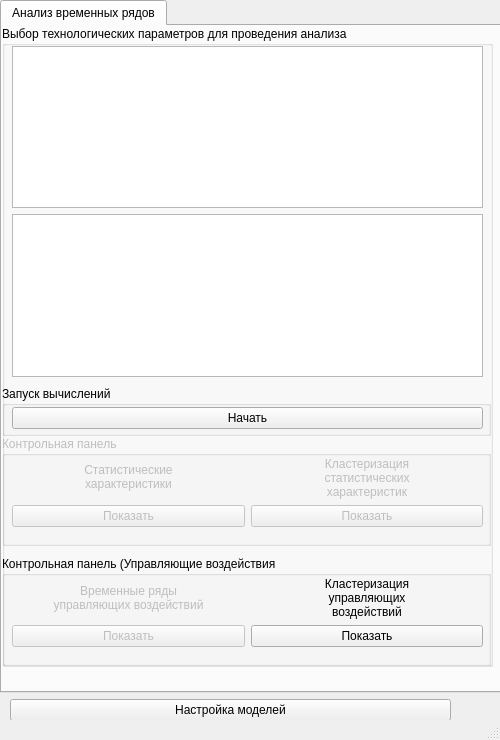
<?xml version="1.0" encoding="UTF-8"?>
<ui version="4.0">
 <class>MainWindow</class>
 <widget class="QMainWindow" name="MainWindow">
  <property name="geometry">
   <rect>
    <x>0</x>
    <y>0</y>
    <width>500</width>
    <height>740</height>
   </rect>
  </property>
  <property name="minimumSize">
   <size>
    <width>500</width>
    <height>740</height>
   </size>
  </property>
  <property name="maximumSize">
   <size>
    <width>500</width>
    <height>740</height>
   </size>
  </property>
  <property name="windowTitle">
   <string>MainWindow</string>
  </property>
  <property name="animated">
   <bool>false</bool>
  </property>
  <widget class="QWidget" name="centralwidget">
   <property name="minimumSize">
    <size>
     <width>500</width>
     <height>720</height>
    </size>
   </property>
   <property name="maximumSize">
    <size>
     <width>500</width>
     <height>720</height>
    </size>
   </property>
   <widget class="QWidget" name="verticalLayoutWidget">
    <property name="geometry">
     <rect>
      <x>0</x>
      <y>0</y>
      <width>501</width>
      <height>721</height>
     </rect>
    </property>
    <layout class="QVBoxLayout" name="verticalLayout">
     <property name="sizeConstraint">
      <enum>QLayout::SetMinimumSize</enum>
     </property>
     <item>
      <widget class="QTabWidget" name="tabWidget">
       <property name="cursor">
        <cursorShape>ArrowCursor</cursorShape>
       </property>
       <property name="currentIndex">
        <number>0</number>
       </property>
       <widget class="QWidget" name="TSA_tab">
        <attribute name="title">
         <string>Анализ временных рядов</string>
        </attribute>
        <widget class="QWidget" name="verticalLayoutWidget_2">
         <property name="geometry">
          <rect>
           <x>0</x>
           <y>0</y>
           <width>491</width>
           <height>641</height>
          </rect>
         </property>
         <layout class="QVBoxLayout" name="verticalLayout_3">
          <item>
           <widget class="QGroupBox" name="ParametersGroupboxTSA">
            <property name="title">
             <string>Выбор технологических параметров для проведения анализа</string>
            </property>
            <widget class="QWidget" name="gridLayoutWidget_5">
             <property name="geometry">
              <rect>
               <x>10</x>
               <y>20</y>
               <width>471</width>
               <height>331</height>
              </rect>
             </property>
             <layout class="QGridLayout" name="gridLayout_5">
              <item row="1" column="1">
               <widget class="QListWidget" name="OutputParametersTSA"/>
              </item>
              <item row="0" column="1">
               <widget class="QListWidget" name="ParametersTSA"/>
              </item>
             </layout>
            </widget>
            <widget class="QGroupBox" name="StartGroupBoxTSA">
             <property name="geometry">
              <rect>
               <x>0</x>
               <y>360</y>
               <width>489</width>
               <height>50</height>
              </rect>
             </property>
             <property name="maximumSize">
              <size>
               <width>16777215</width>
               <height>50</height>
              </size>
             </property>
             <property name="title">
              <string>Запуск вычислений</string>
             </property>
             <widget class="QWidget" name="gridLayoutWidget_2">
              <property name="geometry">
               <rect>
                <x>10</x>
                <y>20</y>
                <width>471</width>
                <height>25</height>
               </rect>
              </property>
              <layout class="QGridLayout" name="gridLayout_2">
               <item row="0" column="0">
                <widget class="QPushButton" name="StartButtonTSA">
                 <property name="cursor">
                  <cursorShape>PointingHandCursor</cursorShape>
                 </property>
                 <property name="text">
                  <string>Начать</string>
                 </property>
                </widget>
               </item>
              </layout>
             </widget>
            </widget>
            <widget class="QGroupBox" name="ControlPanelTSA">
             <property name="enabled">
              <bool>false</bool>
             </property>
             <property name="geometry">
              <rect>
               <x>0</x>
               <y>410</y>
               <width>489</width>
               <height>110</height>
              </rect>
             </property>
             <property name="maximumSize">
              <size>
               <width>1000</width>
               <height>110</height>
              </size>
             </property>
             <property name="title">
              <string>Контрольная панель</string>
             </property>
             <widget class="QWidget" name="gridLayoutWidget">
              <property name="geometry">
               <rect>
                <x>10</x>
                <y>20</y>
                <width>471</width>
                <height>71</height>
               </rect>
              </property>
              <layout class="QGridLayout" name="gridLayout">
               <item row="0" column="1">
                <widget class="QLabel" name="FeaturesDataLabelTSA">
                 <property name="text">
                  <string>&lt;html&gt;&lt;head/&gt;&lt;body&gt;&lt;p&gt;Статистические &lt;br/&gt;характеристики&lt;/p&gt;&lt;/body&gt;&lt;/html&gt;</string>
                 </property>
                 <property name="alignment">
                  <set>Qt::AlignCenter</set>
                 </property>
                </widget>
               </item>
               <item row="1" column="1">
                <widget class="QPushButton" name="FeaturesDataButtonTSA">
                 <property name="text">
                  <string>Показать</string>
                 </property>
                </widget>
               </item>
               <item row="1" column="2">
                <widget class="QPushButton" name="ClusterDataButtonTSA">
                 <property name="text">
                  <string>Показать</string>
                 </property>
                </widget>
               </item>
               <item row="0" column="2">
                <widget class="QLabel" name="ClusterDataLabelTSA">
                 <property name="text">
                  <string>Кластеризация
статистических
характеристик</string>
                 </property>
                 <property name="alignment">
                  <set>Qt::AlignCenter</set>
                 </property>
                </widget>
               </item>
              </layout>
             </widget>
            </widget>
            <widget class="QGroupBox" name="ControlPanelTSA_2">
             <property name="enabled">
              <bool>true</bool>
             </property>
             <property name="geometry">
              <rect>
               <x>0</x>
               <y>530</y>
               <width>489</width>
               <height>110</height>
              </rect>
             </property>
             <property name="maximumSize">
              <size>
               <width>1000</width>
               <height>110</height>
              </size>
             </property>
             <property name="title">
              <string>Контрольная панель (Управляющие воздействия</string>
             </property>
             <widget class="QWidget" name="gridLayoutWidget_9">
              <property name="geometry">
               <rect>
                <x>10</x>
                <y>20</y>
                <width>471</width>
                <height>71</height>
               </rect>
              </property>
              <layout class="QGridLayout" name="gridLayout_10">
               <item row="0" column="0">
                <widget class="QLabel" name="RawDataLabelTSA">
                 <property name="enabled">
                  <bool>false</bool>
                 </property>
                 <property name="text">
                  <string>Временные ряды
управляющих воздействий</string>
                 </property>
                 <property name="alignment">
                  <set>Qt::AlignCenter</set>
                 </property>
                </widget>
               </item>
               <item row="0" column="2">
                <widget class="QLabel" name="ClusterDataLabelTSA_2">
                 <property name="enabled">
                  <bool>true</bool>
                 </property>
                 <property name="text">
                  <string>Кластеризация
управляющих
воздействий</string>
                 </property>
                 <property name="alignment">
                  <set>Qt::AlignCenter</set>
                 </property>
                </widget>
               </item>
               <item row="1" column="2">
                <widget class="QPushButton" name="ClusterDataButtonRAW">
                 <property name="enabled">
                  <bool>true</bool>
                 </property>
                 <property name="text">
                  <string>Показать</string>
                 </property>
                </widget>
               </item>
               <item row="1" column="0">
                <widget class="QPushButton" name="RawDataButtonTSA">
                 <property name="enabled">
                  <bool>false</bool>
                 </property>
                 <property name="text">
                  <string>Показать</string>
                 </property>
                </widget>
               </item>
              </layout>
             </widget>
            </widget>
           </widget>
          </item>
         </layout>
        </widget>
       </widget>
      </widget>
     </item>
     <item>
      <layout class="QHBoxLayout" name="horizontalLayout">
       <property name="leftMargin">
        <number>10</number>
       </property>
       <property name="rightMargin">
        <number>10</number>
       </property>
       <item>
        <widget class="QPushButton" name="administrator_button">
         <property name="cursor">
          <cursorShape>PointingHandCursor</cursorShape>
         </property>
         <property name="text">
          <string>Настройка моделей</string>
         </property>
        </widget>
       </item>
       <item>
        <spacer name="horizontalSpacer">
         <property name="orientation">
          <enum>Qt::Horizontal</enum>
         </property>
         <property name="sizeType">
          <enum>QSizePolicy::Minimum</enum>
         </property>
         <property name="sizeHint" stdset="0">
          <size>
           <width>40</width>
           <height>20</height>
          </size>
         </property>
        </spacer>
       </item>
      </layout>
     </item>
    </layout>
   </widget>
  </widget>
  <widget class="QStatusBar" name="statusbar"/>
 </widget>
 <resources/>
 <connections/>
</ui>
